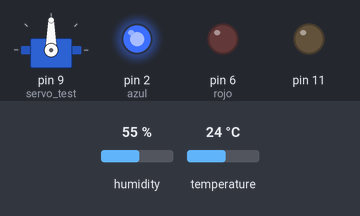
Simulated run of this sketch. Board: Arduino Uno, built with avr-gcc and run on an emulated ATmega328P. Parts: servo, output pins drawn as LEDs (lit = HIGH). Inputs (shaded band) come from the test bench; at power-on: humidity 55 %, temperature 24 °C. What the sketch prints to the serial monitor is not drawn.

Above: at 0.05 s.
At 10.35 s:
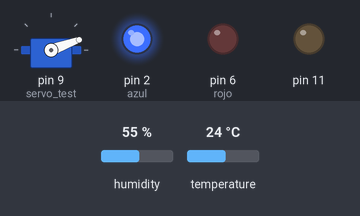
At 12.6 s:
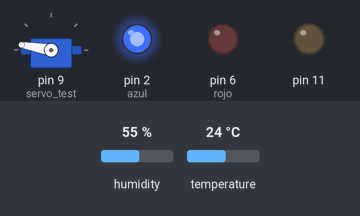
At 14.9 s:
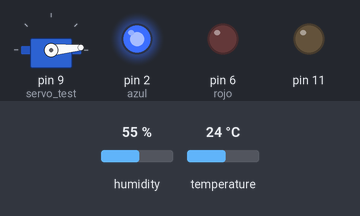
Timing chart, 0 to 17.2 s (numbered marks = the images above):
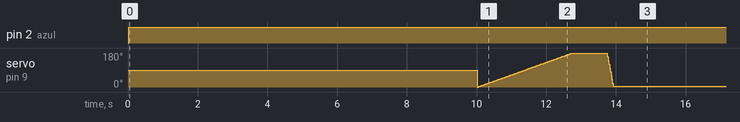

Measured:
- by itself, pin 2 (azul): LOW → HIGH at 0.02 s

The sketch:

Sistema_cerveza.ino
```cpp
#include "DHT.h"            //Se incluye a la libreria del Sensor DHT22
#include <Servo.h>             //Servo library
float temp;
DHT dht(4, DHT11);
Servo servo_test;        //initialize a servo object for the connected servo

int angle = 0;

void setup() {
  // put your setup code here, to run once:
  Serial.begin(9600);       // Inicia comunicación serial
  dht.begin();              // Inicia el sensor
  pinMode(2, OUTPUT);//azul
    pinMode(6, OUTPUT);//rojo
    pinMode(11, OUTPUT);
     servo_test.attach(9);      // attach the signal pin of servo to pin9 of arduino
}

void loop() {
  temp = dht.readTemperature();    //Se guarda la lectura de temperatura en la variable "temperatura"
  Serial.print("Temperatura: ");          //Se imprime la palabra " Temperatura: "
  Serial.print(temp);              //Se imprime el valor obtenido por el sensor
  Serial.println(" *C ");                 //en grados Celsius
  if(temp>=27){
    digitalWrite(2, LOW);
    digitalWrite(6, HIGH);
    digitalWrite(11, HIGH
    );
  }
  if(temp<=26){
    digitalWrite(6, LOW);
    digitalWrite(2, HIGH);
    digitalWrite(11, LOW);
  }
  delay(10000);                             //Retardo de medio segundo
    for(angle = 0; angle < 180; angle += 1)    // command to move from 0 degrees to 180 degrees
  {
    servo_test.write(angle);                 //command to rotate the servo to the specified angle
    delay(15);
}
 delay(1000);

  for(angle = 180; angle>=1; angle-=5)     // command to move from 180 degrees to 0 degrees
  {
    servo_test.write(angle);              //command to rotate the servo to the specified angle
    delay(5);
  }

    delay(1000);
}
```
